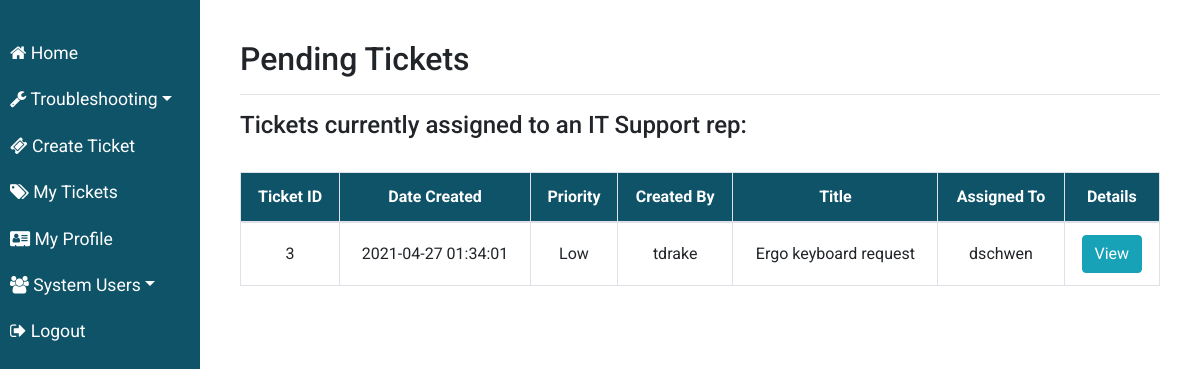
/version3/pending_tickets.php (signed in), run on the app's committed database.
### tables this page shows
CREATE TABLE `tickets` (
  `ticket_id` smallint(6) NOT NULL,
  `username` varchar(100) NOT NULL,
  `date_created` timestamp NOT NULL DEFAULT current_timestamp(),
  `priority` varchar(20) NOT NULL,
  `title` varchar(255) NOT NULL,
  `description` text NOT NULL,
  `assigned_to` varchar(100) DEFAULT NULL,
  `status` varchar(100) NOT NULL DEFAULT 'Open'
);

### version3/classes/Ticket.php (called while the page is built, shortened)
<?php
class Ticket extends Database {
    function getAllPendingTickets($con) {
        $query = "SELECT ticket_id, date_created, priority, username, title, description, status, assigned_to
                FROM tickets
                WHERE assigned_to IS NOT NULL AND status != 'Closed'";
        if ($result = mysqli_query($con, $query)) {
            return $result;
        } else {
            $this->error = "Error processing query. " . mysqli_error($con);
            return NULL;
        }
    }
}

### version3/pending_tickets.php (the view, shortened to what this page needs)
<?php
    require_once('functions.php');
?>
<!DOCTYPE html>
<html>
<head>
    <link rel="stylesheet" href="https://maxcdn.bootstrapcdn.com/bootstrap/4.5.2/css/bootstrap.min.css">
    <link rel="stylesheet" href="https://cdnjs.cloudflare.com/ajax/libs/font-awesome/4.7.0/css/font-awesome.min.css">
    <link rel="stylesheet" href="styles/stylesheet.css">
</head>
  <body>
    <div class="wrapper">
        <nav id="desktopNav">
            <ul class="list-unstyled components">
                <li><a href="index.php"><i class="fa fa-home" aria-hidden="true"></i> Home</a>
                <li><a href="logout.php"><i class="fa fa-sign-out" aria-hidden="true"></i> Logout</a></li>
            </ul>
        </nav>
        <div id="content">
            <h2>Pending Tickets</h2><hr>
            <h4>Tickets currently assigned to an IT Support rep:</h4><br>
            <?php
                require('classes/Ticket.php');
                $ticket = new Ticket();
                $con = $ticket->connect();
                $pendingTickets = $ticket->getAllPendingTickets($con);
                if ($pendingTickets != NULL) {
                    while($tickets = mysqli_fetch_assoc($pendingTickets)) {
                        echo '<tr>';
                            echo '<td>'.$tickets['ticket_id'].'</td>';
                            echo '<td>'.$tickets['date_created'].'</td>';
                            echo '<td>'.$tickets['priority'].'</td>';
                            echo '<td>'.$tickets['username'].'</td>';
                            echo '<td>'.$tickets['title'].'</td>';
                            echo '<td>'.$tickets['assigned_to'].'</td>';
                            echo '<td><a class="btn btn-info" data-toggle="modal" data-target="#ticketInfo"
                                data-whatever="'.$tickets['ticket_id'].'">View</a></td>';
                        echo '</tr>';
                    }
                    echo '</tbody>';
                    echo '</table>';
                } else {
                    $errormsg = $ticket->getError();
                    echo '<script type="text/javascript">alert("'.$errormsg.'");</script>';
                    $con->close();
                    header("refresh:0; url=index.php");
                }
            ?>
        </div>
    </div>
 </body>
</html>

### version3/styles/stylesheet.css (style rules this page uses)
body { font-family: 'Roboto', sans-serif; }
.wrapper { display: flex; width: 100%; }
#desktopNav { height: 100%; width: 200px; position: fixed; z-index: 1; top: 0; left: 0; background-color: rgb(14, 83, 104); color: #fff; }
#desktopNav ul.components { padding: 30px 0; }
#desktopNav ul li a { padding: 10px; font-size: 1.1em; display: block; }
a, a:hover, a:focus { color: #fff; text-decoration: none; }
#content { width: calc(100% - 200px); padding: 40px; min-height: 100vh; transition: all 0.3s; position: absolute; top: 0; right: 0; }

### version3/pending_tickets.php (style rules this page uses)
.table td, th { text-align: center; vertical-align: middle; }

### data on the page
tickets: ticket_id "3", date_created "2021-04-27 01:34:01", priority "Low", username "tdrake", title "Ergo keyboard request", assigned_to "dschwen"
